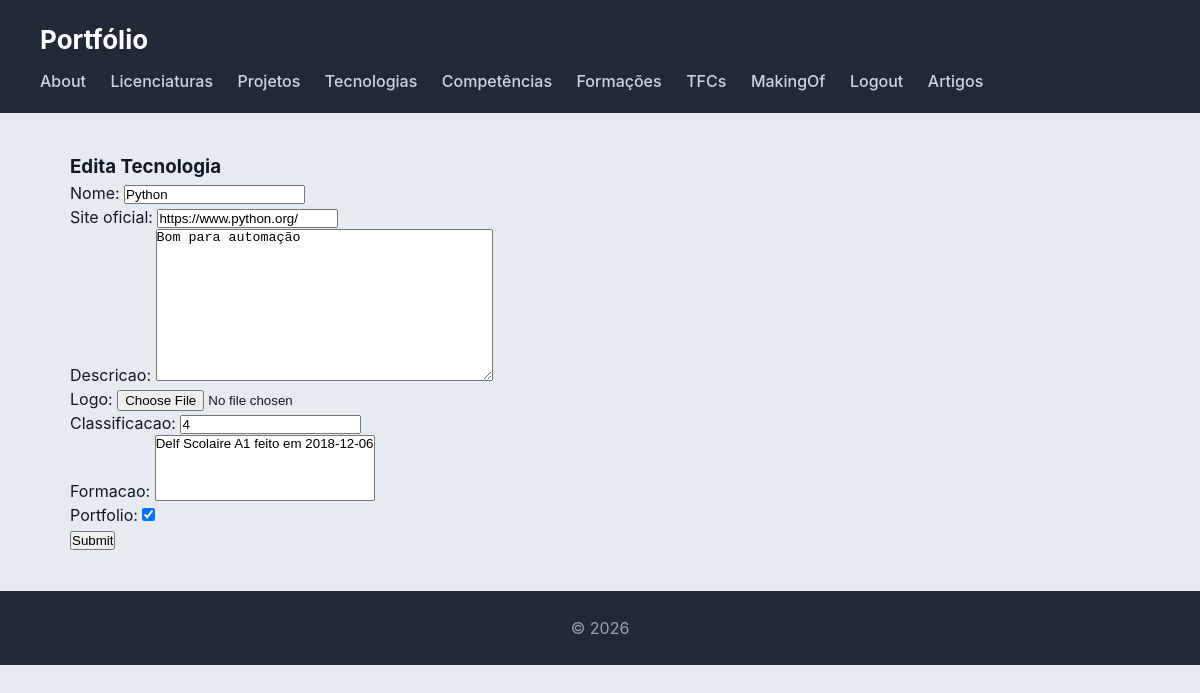
Page /portfolio/tecnologia/1/edita (signed in) on the committed database.
### portfolio/models.py (models this page shows, shortened)
class Tecnologia(models.Model):
    nome = models.CharField(max_length=100)
    site_oficial = models.URLField(blank=True)
    descricao = models.TextField()
    logo = models.ImageField(upload_to="fotos_tecnologia/", blank=True)
    classificacao = models.IntegerField()
    formacao = models.ManyToManyField(Formacao, related_name="tecnologias", blank=True)
    portfolio = models.BooleanField()

### portfolio/views.py (the view)
# urls.py: path("tecnologia/<int:tecnologia_id>/edita", views.edita_tecnologia_view, name="edita_tecnologia"),
@login_required
def edita_tecnologia_view(request, tecnologia_id):
    tecnologia = Tecnologia.objects.get(id=tecnologia_id)
    if request.POST:
        form = TecnologiaForm(request.POST or None, request.FILES, instance=tecnologia)
        if form.is_valid():
            form.save()
            return redirect("tecnologias")
    else:
        form = TecnologiaForm(instance=tecnologia)
    context = {"form":form, "tecnologia":tecnologia}
    return render(request, "portfolio/edita_tecnologia.html", context)

### portfolio/forms.py
class TecnologiaForm(forms.ModelForm):
    class Meta:
        model = Tecnologia
        fields = "__all__"

### portfolio/models.py (called while the page is built)
    def __str__(self):
        return f"{self.tipo} feito em {self.data}"

### portfolio/templates/portfolio/edita_tecnologia.html (shortened to what this page needs)
{% extends 'portfolio/base.html' %}
{% block content %}
    <h3>Edita Tecnologia</h3>
    <form action="{% url 'edita_tecnologia' tecnologia.id %}" method="post" enctype='multipart/form-data'>
      {{ form.as_p }}
      <input type="submit">
    </form>
{% endblock %}

### portfolio/static/portfolio/styles.css (style rules this page uses)
* { box-sizing: border-box; margin: 0; padding: 0; }
body { font-family: "Inter", "Segoe UI", system-ui, -apple-system, sans-serif; background: #e6ebf2; color: #111827; line-height: 1.5; }

### rows in the picture
Tecnologia: nome "Python", site_oficial "https://www.python.org/", descricao "Bom para automação", classificacao "4", portfolio "☑"
